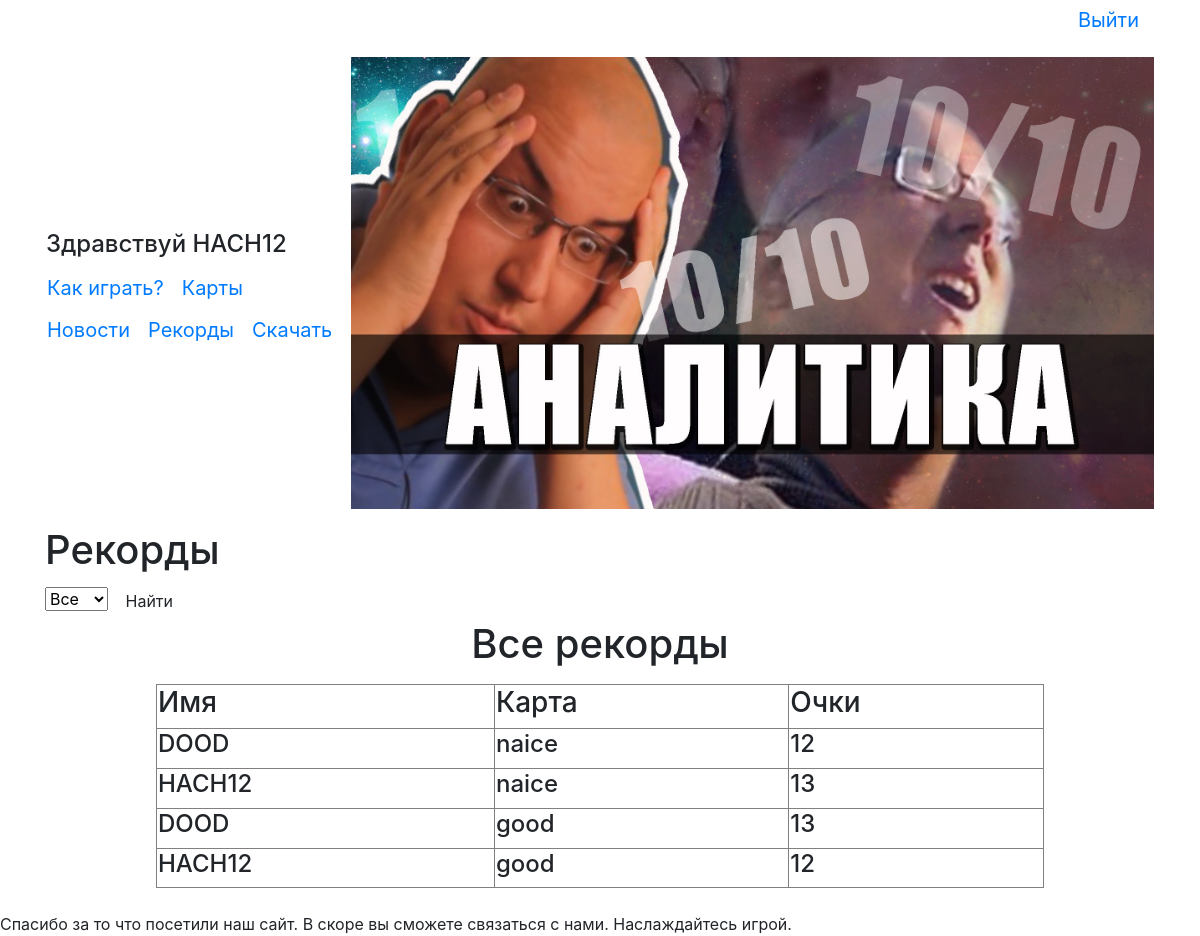
/records (signed in), run on the app's committed database.
### data/users.py (models this page shows, shortened)
class User(SqlAlchemyBase, UserMixin, SerializerMixin):
    __tablename__ = 'users'
    id = sqlalchemy.Column(sqlalchemy.Integer,
                           primary_key=True, autoincrement=True)
    name = sqlalchemy.Column(sqlalchemy.String(15), unique=True)
    email = sqlalchemy.Column(sqlalchemy.String, unique=True)
    hashed_password = sqlalchemy.Column(sqlalchemy.String)
    create_date = sqlalchemy.Column(sqlalchemy.DateTime, default=datetime.datetime.now)
    records = orm.relation("Records", back_populates='user')
    news = orm.relation("News", back_populates='user')

### data/records.py (models this page shows)
class Records(SqlAlchemyBase, SerializerMixin):
    __tablename__ = 'records'
    id = sqlalchemy.Column(sqlalchemy.Integer,
                           primary_key=True, autoincrement=True)
    map_name = sqlalchemy.Column(sqlalchemy.String, nullable=True)
    points = sqlalchemy.Column(sqlalchemy.Integer, nullable=True)
    user_id = sqlalchemy.Column(sqlalchemy.Integer,
                             sqlalchemy.ForeignKey("users.id"))
    user = orm.relation('User', back_populates='records')

### main.py (the view)
@app.route('/records')
@app.route('/records/<name>', methods=['GET', 'POST'])
def records(name=None):
    session = db_session.create_session()
    maps = session.query(Maps)
    if name:
        count = "Все рекорды на карте " + name
        records = sorted(session.query(Records).filter(Records.map_name == name),
                         key=lambda x: x.points)[::-1]
    else:
        count = 'Все рекорды'
        records = sorted(session.query(Records),
                         key=lambda x: x.map_name)[::-1]
    return render_template('records.html', title='Рекорды', maps=maps, records=records, count=count)

### data/db_session.py (called while the page is built)
def create_session() -> Session:
    global __factory
    return __factory()

### main.py (called while the page is built)
@login_manager.user_loader
def load_user(user_id):
    session = db_session.create_session()
    return session.query(User).get(user_id)

### templates/records.html (shortened to what this page needs)
{% extends "base.html" %}
{% block content %}
<h1>Рекорды</h1>
<form method="POST" action="{{ url_for('get_one_records') }}">
    <select name="records" size="1">
        <option value="">Все</option>
    </select>
    <button type="submit" class="btn btn-default">Найти</button>
    <div>
        <center>
            <h1>{{count}}</h1>
        </center>
        <table width=80% border="1" align="center">
            <tr>
                <td><h3>Имя</h3></td>
                <td><h3>Карта</h3></td>
                <td><h3>Очки</h3></td>
            </tr>
            <p>{% for item in records %}
                <tr>
                    <td><h4>{{item.user.name}}</h4></td>
                    <td><h4>{{item.map_name}}</h4></td>
                    <td><h4>{{item.points}}</h4></td>
                </tr>
                {% endfor %}
            </p>
        </table>
    </div>
</form>
{% endblock %}

### templates/base.html (shortened to what this page needs)
<!doctype html>
<html lang="ru" xmlns="http://www.w3.org/1999/html" xmlns="http://www.w3.org/1999/html">
<head>
    <link rel="stylesheet"
          href="https://stackpath.bootstrapcdn.com/bootstrap/4.4.1/css/bootstrap.min.css"
>
</head>
<body>
<main role="main" class="container">
    <table border=0 width=100%>
        {% if current_user.is_authenticated %}
        <p align="right"><a class="navbar-brand" href="/logout">Выйти</a></p>
        {% endif %}
        <td>
            {% if current_user.is_authenticated %}
            <h4>Здравствуй {{ current_user.name }}</h4>
            {% endif %}
            <div>
                <table border="0">
                    <tr>
                        <td><a class="navbar-brand" href="/">Как играть?</a></td>
                        <td><a class="navbar-brand" href="/maps">Карты</a></td>
                    </tr>
                </table>
            </div>
            {% if current_user.is_authenticated %}
            <div>
                <table border="0">
                    <tr>
                        <td><a class="navbar-brand" href="/">Новости</a></td>
                        <td><a class="navbar-brand" href="/records">Рекорды</a></td>
                        <td><a class="navbar-brand" href="/downoload" download>Скачать</a></td>
                    </tr>
                </table>
            </div>
            {% else %}
            <p>
                <a class="btn btn-primary " href="/register">Зарегистрироваться</a>
                <a class="btn btn-success" href="/login">Войти</a>
            </p>
            {% endif %}
        </td>
        <td>
            <p><img src="static/img/fn.jpg" width=100%></p>
        </td>
    </table>
    {% block content %}{% endblock %}
</main>
</body>
<footer>
    <br>
    Спасибо за то что посетили наш сайт. В скоре вы сможете связаться с нами. Наслаждайтесь игрой.
</footer>
</html>

### data on the page
User: name "HACH12"
Records: user.name "DOOD", map_name "naice", points "12"
Records: user.name "HACH12", map_name "naice", points "13"
Records: user.name "DOOD", map_name "good", points "13"
Records: user.name "HACH12", map_name "good", points "12"

### other printed values
{{ count }} "Все рекорды"
